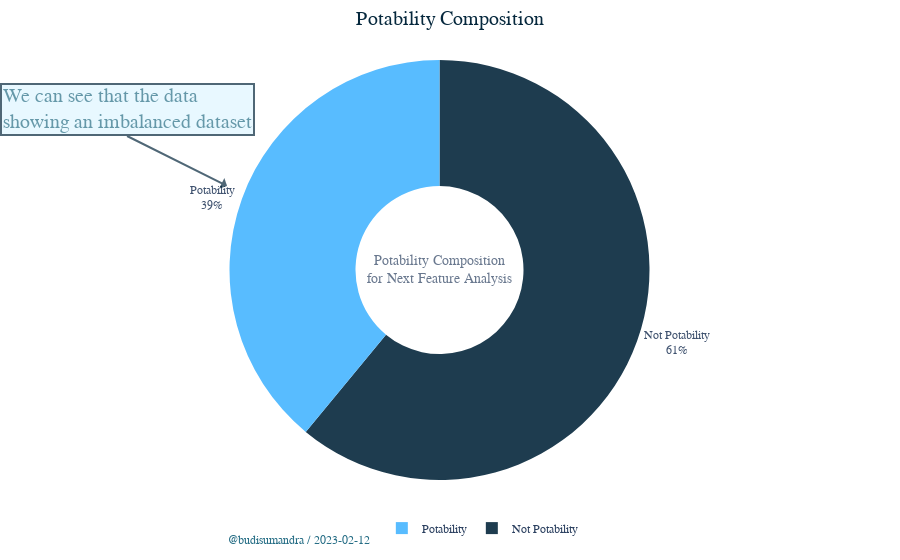

The notebook cell saved with this chart:
### Code cell
today = date.today()

fig = px.pie(df_potability_compare.sort_values('count',ascending=False),values='count',names=df_potability_compare.sort_values('count',ascending=False).index,hole=0.4,opacity=0.9,
             color_discrete_sequence=[colors[3],colors[1]])


# Add annotation
fig.add_annotation(x=0.15, y=0.7, text=(f"We can see that the data<br>showing an imbalanced dataset"), yanchor='bottom', showarrow=True, arrowhead=1, arrowsize=1
    , arrowwidth=2, arrowcolor=colors[3], ax=-100, ay=-50, font=dict(size=20, color=colors[2], family="monospace"), align="left", bordercolor=colors[3], borderwidth=2
    , bgcolor=colors[0], opacity=0.7)
#Add footnote
fig.add_annotation(
    text = (f"@budisumandra / {today}"),showarrow=False,x=0.15,y=-0.15,xref='paper',yref='paper',xanchor='left',yanchor='bottom',xshift=-1,yshift=-5,
    font=dict(size=12,color=colors[2]),align='left')

fig.add_annotation(text='Potability Composition<br>for Next Feature Analysis', x=0.5,y=0.5,showarrow=False,\
                   font_size=14,opacity=0.7,font_family='Gravitas One')

fig.update_layout(font_family='Gravitas One',title=dict(text='Potability Composition',x=0.5,y=0.98,
                font=dict(color=colors[3],size=20)),legend=dict(x=0.405,y=-0.08,orientation='h',traceorder='reversed'), hoverlabel=dict(bgcolor=colors[3]))

fig.update_traces(textposition='outside', textinfo='percent+label')

fig.show()

### Figure 1 — Plotly figure (JSON) as saved in the notebook; plotly's stock layout.template omitted (floating-point values rounded to 4 significant figures)
{"data": [{"domain": {"x": [0, 1], "y": [0, 1]}, "hole": 0.4, "hovertemplate": "label=%{label}<br>count=%{value}<extra></extra>", "labels": ["Not Potability", "Potability"], "legendgroup": "", "name": "", "opacity": 0.9, "showlegend": true, "textinfo": "percent+label", "textposition": "outside", "type": "pie", "values": [1998, 1278]}], "layout": {"annotations": [{"align": "left", "arrowcolor": "#06283D", "arrowhead": 1, "arrowsize": 1, "arrowwidth": 2, "ax": -100, "ay": -50, "bgcolor": "#DFF6FF", "bordercolor": "#06283D", "borderwidth": 2, "font": {"color": "#256D85", "family": "monospace", "size": 20}, "opacity": 0.7, "showarrow": true, "text": "We can see that the data<br>showing an imbalanced dataset", "x": 0.15, "y": 0.7, "yanchor": "bottom"}, {"align": "left", "font": {"color": "#256D85", "size": 12}, "showarrow": false, "text": "@budisumandra / 2023-02-12", "x": 0.15, "xanchor": "left", "xref": "paper", "xshift": -1, "y": -0.15, "yanchor": "bottom", "yref": "paper", "yshift": -5}, {"font": {"family": "Gravitas One", "size": 14}, "opacity": 0.7, "showarrow": false, "text": "Potability Composition<br>for Next Feature Analysis", "x": 0.5, "y": 0.5}], "font": {"family": "Gravitas One"}, "hoverlabel": {"bgcolor": "#06283D"}, "legend": {"orientation": "h", "tracegroupgap": 0, "traceorder": "reversed", "x": 0.405, "y": -0.08}, "margin": {"t": 60}, "piecolorway": ["#06283D", "#47B5FF"], "title": {"font": {"color": "#06283D", "size": 20}, "text": "Potability Composition", "x": 0.5, "y": 0.98}}}
